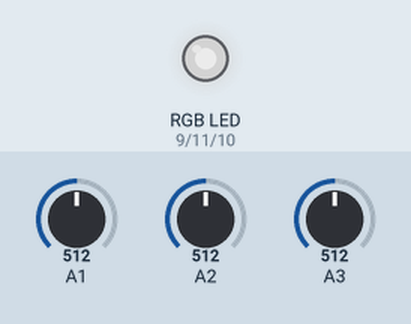
A sketch run on a simulated Arduino Uno, built with avr-gcc and run on an emulated ATmega328P. Parts: an RGB LED mixed from three pins (HIGH = lit). The inputs (shaded band) are chosen by the test bench; at power-on: A1 = 512, A2 = 512, A3 = 512. Dim RGB values are drawn brighter than linear.

Above: at 2.7 s.
2.8 s: A1 set to 716
At 4.0 s:
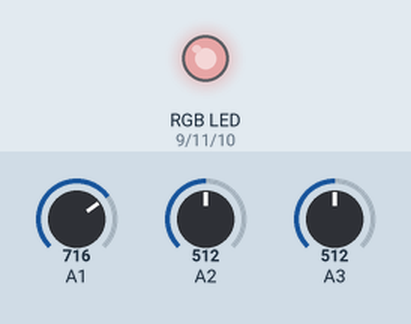
4.3 s: A2 set to 716
At 5.3 s:
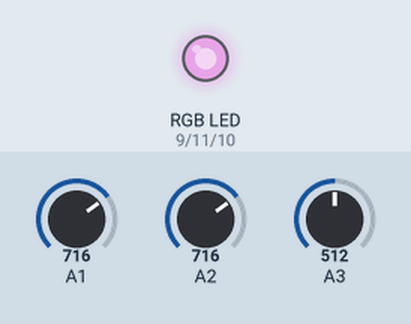
5.8 s: A3 set to 716
At 6.4 s:
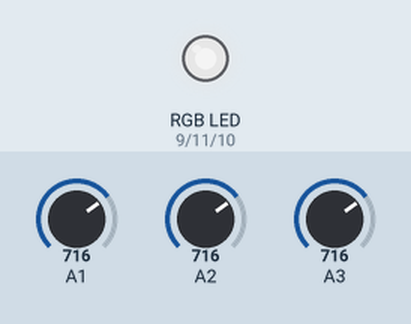
7.3 s: A1 set to 900
At 7.6 s:
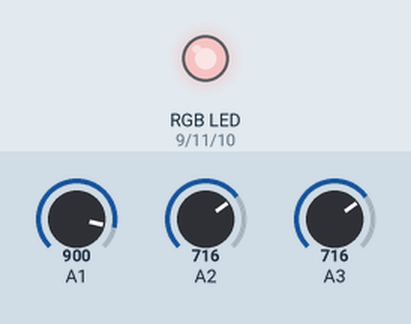
8.8 s: A2 set to 900
At 9.9 s:
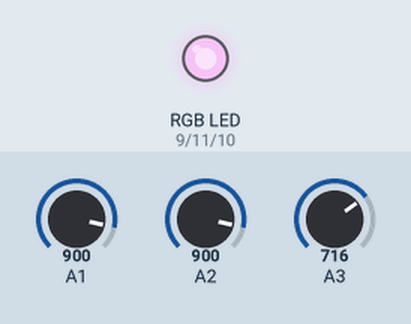
10.3 s: A3 set to 900
At 11.1 s:
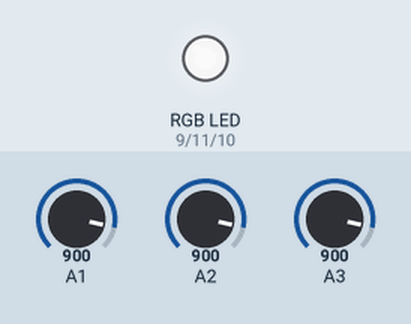
Timing chart, 0 to 12.8 s (numbered marks = the images above; inputs shaded):
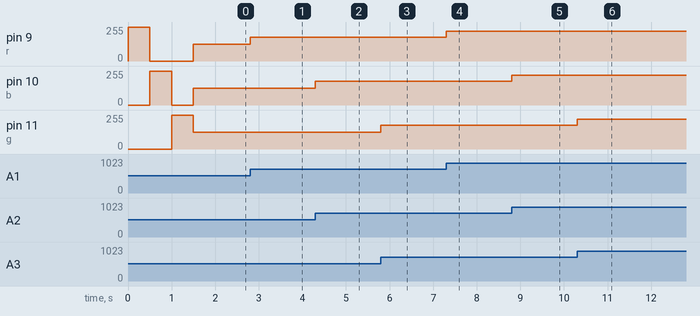

The sketch:

RGBLed.ino
```cpp
int r=9;
int b=10;
int g=11;

byte fenyEro=0;
byte irany=1;

int poti=0;
int poti2=0;
int poti3=0;

void setup() {
  pinMode(r,OUTPUT);
  pinMode(b,OUTPUT);
  pinMode(g,OUTPUT);

  pinMode(A1,INPUT);
  Serial.begin(9600);

  pinMode(A2,INPUT);
  pinMode(A3,INPUT);

  digitalWrite(r,1);
  delay(500);

  digitalWrite(r,0);
  digitalWrite(b,1);
  delay(500);

  digitalWrite(b,0);
  digitalWrite(g,1);
  delay(500);

  digitalWrite(r,0);
  digitalWrite(b,0);
  digitalWrite(g,0);


}

void loop() {
  poti=analogRead(A1);
  fenyEro=map(poti,0,1023,0,255);

  /*Serial.print("Analóg érték: ");
Serial.print(poti);
Serial.print("; Fényerő: ");
Serial.println(fenyEro);*/

analogWrite(r,fenyEro);


 poti2=analogRead(A2);
  fenyEro=map(poti2,0,1023,0,255);

analogWrite(b,fenyEro);

 poti3=analogRead(A3);
  fenyEro=map(poti3,0,1023,0,255);

analogWrite(g,fenyEro);
/*if (fenyEro==255) {irany=-1;}
if (fenyEro==0) irany=1;
fenyEro=fenyEro+irany;
delay(10);*/

}
```

Measured:
- after the input at 2.8 s, pin 9 (r): 127/255 → 178/255 at once
- after the input at 4.3 s, pin 10 (b): 127/255 → 178/255 at once
- after the input at 5.8 s, pin 11 (g): 127/255 → 178/255 at once
- after the input at 7.3 s, pin 9 (r): 178/255 → 224/255 at once
- after the input at 8.8 s, pin 10 (b): 178/255 → 224/255 at once
- after the input at 10.3 s, pin 11 (g): 178/255 → 224/255 at once
